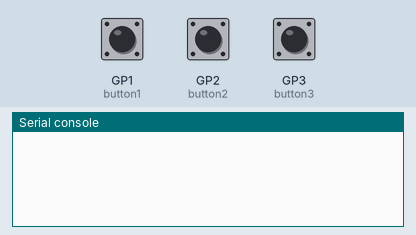
The program below on a simulated Raspberry Pi Pico running MicroPython. On the bench: the last lines printed to the serial console. The inputs (shaded band) are chosen by the test bench; at power-on: GP1 (button1) HIGH, GP2 (button2) HIGH, GP3 (button3) HIGH.

Above: at 1.2 s.
1.3 s: GP1 (button1) pulled LOW for 0.15 s
At 2.6 s:
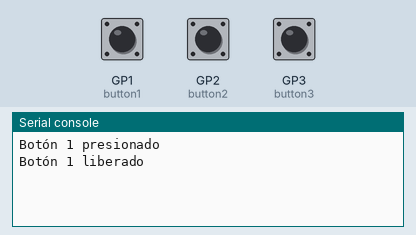
3.0 s: GP2 (button2) pulled LOW for 0.15 s
At 3.16 s:
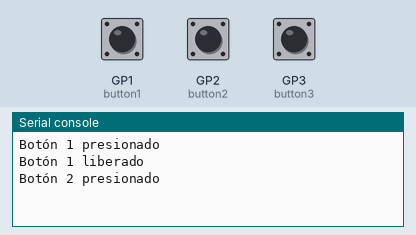
4.6 s: GP3 (button3) pulled LOW for 0.15 s
At 5.3 s:
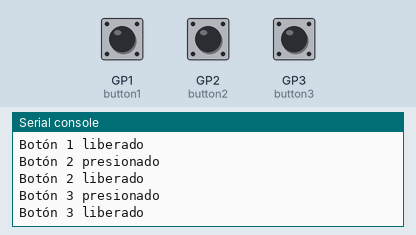

The program:

CodigoPruebaMicroPython.py
```python
# Código Prueba MicroPython (Configurado para 3 botones)

from machine import Pin
import utime

# Configura los pines GP1, GP2 y GP3 como entradas con pull-up (Ajustar puertos GP a sus necesidades).
button1 = Pin(1, Pin.IN, Pin.PULL_UP) # Se sustituye únicamente el número por el número correspondiente al GP, no al pin.
button2 = Pin(2, Pin.IN, Pin.PULL_UP)
button3 = Pin(3, Pin.IN, Pin.PULL_UP)

prev_value1 = button1.value()
prev_value2 = button2.value()
prev_value3 = button3.value()

while True:
    # Lee los estados actuales de los botones
    value1 = button1.value()
    value2 = button2.value()
    value3 = button3.value()

    # Comprueba si ha habido un cambio en el estado de alguno de los botones
    if value1 != prev_value1:
        if value1 == 0:
            print("Botón 1 presionado")
        else:
            print("Botón 1 liberado")
        prev_value1 = value1

    if value2 != prev_value2:
        if value2 == 0:
            print("Botón 2 presionado")
        else:
            print("Botón 2 liberado")
        prev_value2 = value2

    if value3 != prev_value3:
        if value3 == 0:
            print("Botón 3 presionado")
        else:
            print("Botón 3 liberado")
        prev_value3 = value3

    # Espera un poco antes de leer los estados de los botones nuevamente
    utime.sleep(0.1)
```

Measured:
- after the input at 1.3 s, the serial console: prints a new line at once (image 1)
- after the input at 3.0 s, the serial console: prints a new line at once (image 2)
- after the input at 4.6 s, the serial console: prints a new line at once (image 3)
